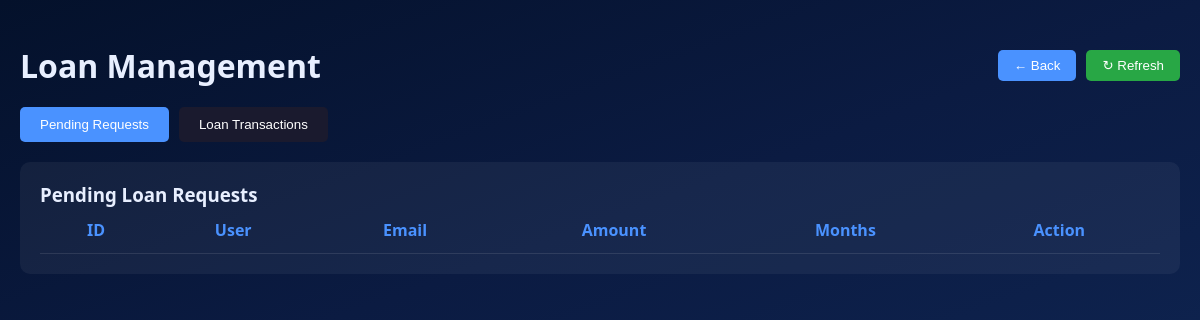
Page /admin/loans.php (signed in) on the earlier database version.
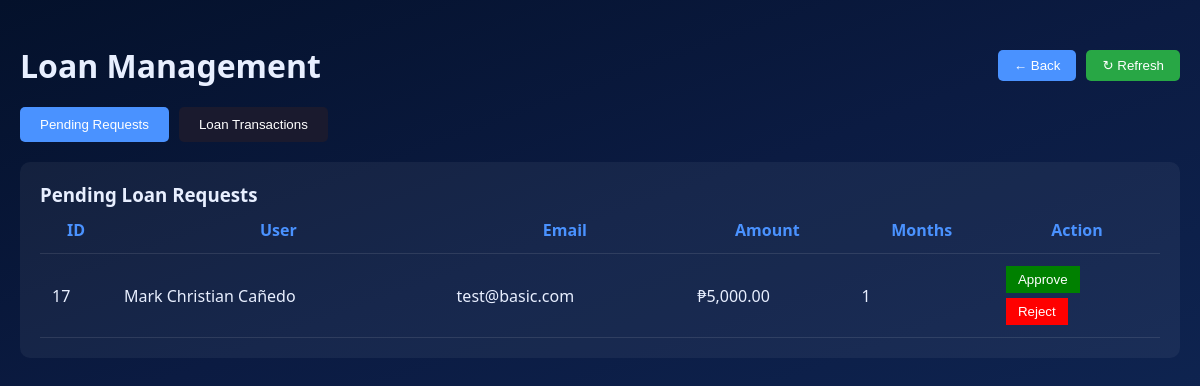
Same page on the later database version.
### tables this page shows
CREATE TABLE `loan_requests` (
  `id` int(11) NOT NULL,
  `user_id` int(11) NOT NULL,
  `amount` decimal(10,2) NOT NULL,
  `tenure_months` int(11) NOT NULL,
  `status` enum('pending','approved','rejected') DEFAULT 'pending',
  `rejection_reason` text DEFAULT NULL,
  `approved_by` int(11) DEFAULT NULL,
  `approved_at` timestamp NULL DEFAULT NULL,
  `created_at` timestamp NOT NULL DEFAULT current_timestamp()
);

CREATE TABLE `users` (
  `id` int(11) NOT NULL,
  `username` varchar(255) NOT NULL COMMENT 'Username or email',
  `email` varchar(255) NOT NULL,
  `password_hash` varchar(255) NOT NULL,
  `account_type` enum('basic','premium') NOT NULL DEFAULT 'basic',
  `name` varchar(255) NOT NULL,
  `address` text NOT NULL,
  `gender` enum('male','female','other') DEFAULT NULL,
  `birthday` date NOT NULL,
  `age` int(11) DEFAULT 0 COMMENT 'Computed from birthday',
  `phone` varchar(11) NOT NULL COMMENT 'PH format 09xxxxxxxxx',
  `bank_name` varchar(255) NOT NULL,
  `bank_account` varchar(50) NOT NULL,
  `account_holder` varchar(255) NOT NULL,
  `tin` varchar(20) NOT NULL,
  `company_name` varchar(255) NOT NULL,
  `company_address` text NOT NULL,
  `company_phone` varchar(11) NOT NULL,
  `position` varchar(255) NOT NULL,
  `monthly_earnings` decimal(10,2) NOT NULL,
  `proof_billing_path` varchar(500) DEFAULT NULL,
  `valid_id_path` varchar(500) DEFAULT NULL,
  `coe_path` varchar(500) DEFAULT NULL,
  `status` enum('pending','active','disabled') DEFAULT 'pending',
  `verified` tinyint(1) DEFAULT 0,
  `savings_balance` decimal(10,2) DEFAULT 0.00,
  `current_loan_amount` decimal(10,2) DEFAULT 0.00,
  `max_loan_amount` decimal(10,2) DEFAULT 10000.00 COMMENT 'Increases gradually up to 50000',
  `max_tenure_months` int(11) DEFAULT 12,
  `last_savings_activity` date DEFAULT NULL,
  `created_at` timestamp NOT NULL DEFAULT current_timestamp(),
  `updated_at` timestamp NOT NULL DEFAULT current_timestamp() ON UPDATE current_timestamp()
);

### admin/loans.php (the view, shortened to what this page needs)
<?php
require_once __DIR__ . '/../db_connect_new.php';
$stmt = $pdo->prepare("
    SELECT lr.*, u.name, u.email
    FROM loan_requests lr
    JOIN users u ON lr.user_id = u.id
    WHERE lr.status='pending'
    ORDER BY lr.id DESC
");
$stmt->execute();
$pending_requests = $stmt->fetchAll(PDO::FETCH_ASSOC);
?>
<!DOCTYPE html>
<html lang="en">
<head>
<link rel="stylesheet" href="../index.css">
</head>
<body>
<div class="admin-container">
<div class="header">
    <h1>Loan Management</h1>
    <div style="display:flex; gap:10px;">
        <button onclick="goBack()" style="padding:8px 16px;background:#4a92ff;border:none;color:white;border-radius:5px;cursor:pointer;">
            ← Back
        </button>
        <button onclick="location.reload()" style="padding:8px 16px;background:#28a745;border:none;color:white;border-radius:5px;cursor:pointer;">
            ↻ Refresh
        </button>
    </div>
</div>
<div class="tabs">
    <button class="tab active" onclick="showTab('pending')">Pending Requests</button>
    <button class="tab" onclick="showTab('all')">Loan Transactions</button>
</div>
<div id="pending-tab" class="table-container">
<h3>Pending Loan Requests</h3>
<table>
<tr>
<th>ID</th>
<th>User</th>
<th>Email</th>
<th>Amount</th>
<th>Months</th>
<th>Action</th>
</tr>
<?php foreach($pending_requests as $r): ?>
<tr>
<td><?= $r['id'] ?></td>
<td><?= htmlspecialchars($r['name']) ?></td>
<td><?= htmlspecialchars($r['email']) ?></td>
<td>₱<?= number_format($r['amount'],2) ?></td>
<td><?= $r['tenure_months'] ?></td>
<td>
<form method="POST" style="margin-bottom:5px;">
<button class="btn-approve">Approve</button>
</form>
<button class="btn-reject" onclick="openRejectModal(<?= $r['id'] ?>)">Reject</button>
</td>
</tr>
<?php endforeach; ?>
</table>
</div>
</div>
</body>
</html>

Differences in the rows shown:
added loan_requests: id "17", user.name "Mark Christian Cañedo", user.email "test@basic.com", amount "5,000.00", tenure_months "1"
